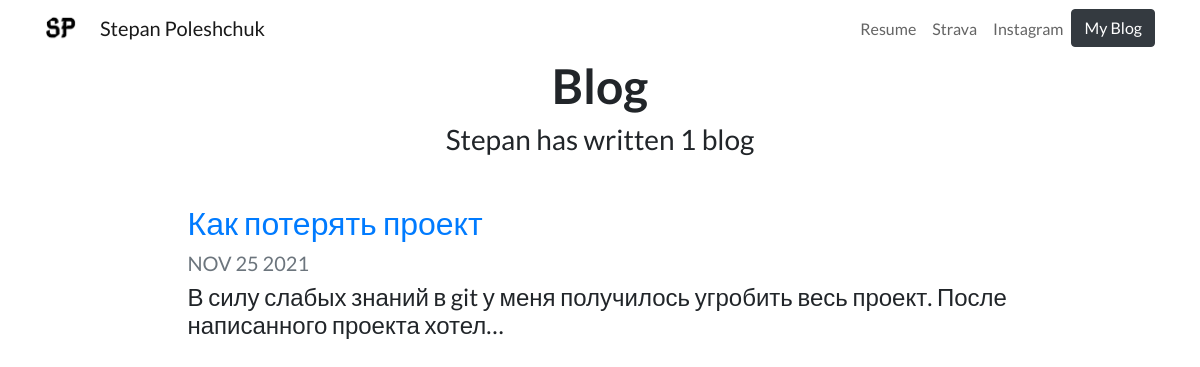
/blog/, run on an earlier commit of the app's database.
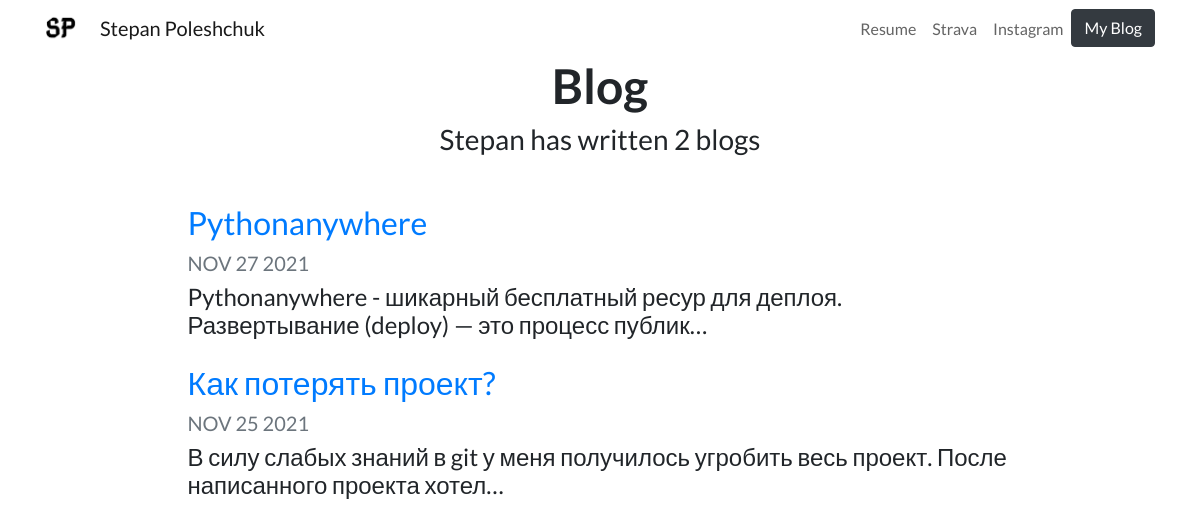
And on a later commit of the database.
### blog/models.py (models this page shows, shortened)
class Blog(models.Model):
    title = models.CharField(max_length=200)
    description = models.TextField()
    date = models.DateField()

### blog/views.py (the view)
# urls.py: path('', views.all_blogs, name='all_blogs'),
def all_blogs(request):
    blogs = Blog.objects.order_by('-date')
    return render(request, 'blog/all_blogs.html', {'blogs':blogs})

### blog/templates/blog/all_blogs.html
{% extends "portfolio/base.html" %}
{% load static %}
{% block content %}
<h1 id="blogtitle" class="font-weight-bold text-center">Blog</h1>
<h3 class="text-center mb-5">Stepan has written {{ blogs.count }} blog{{ blogs.count|pluralize }}</h3>
{% for blog in blogs %}
<div class="row justify-content-center my-3">
  <div class="col-md-9">
    <a href="{% url 'blog:detail' blog.id %}">
      <h2>{{ blog.title }}</h2>
    </a>
    <h5 class="text-muted">{{ blog.date|date:'M d Y'|upper }}</h5>
    <h4>{{ blog.description|striptags|truncatechars:100 }}</h4>
  </div>
</div>
{% endfor %}
{% endblock %}

What changed in the data, as far as the page shows it:
added Blog: title "Pythonanywhere", date "NOV 27 2021", description "Pythonanywhere - шикарный бесплатный ресур для деплоя. Развертывание (deploy) — это процесс публик…"
changed Blog: title "Как потерять проект" → "Как потерять проект?"
Also different on the page:
{{ blogs.count }}: "1" → "2"
